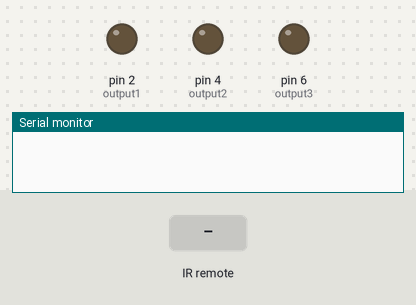
A sketch run on a simulated Arduino Uno, built with avr-gcc and run on an emulated ATmega328P. On the bench: output pins drawn as LEDs (lit = HIGH), the last lines printed to the serial monitor. The inputs (shaded band) are chosen by the test bench.

Above: at 1.2 s.
1.3 s: infrared code 0xFF807F received
At 2.1 s:
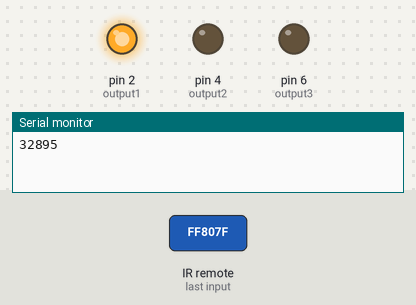
2.8 s: infrared code 0xFFA05F received
At 3.2 s:
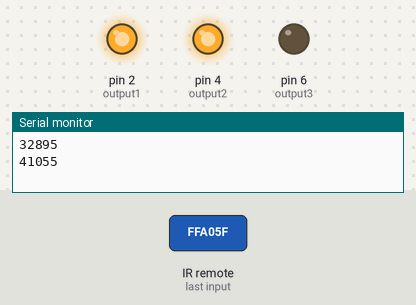
4.3 s: infrared code 0xFF906F received
At 5.5 s:
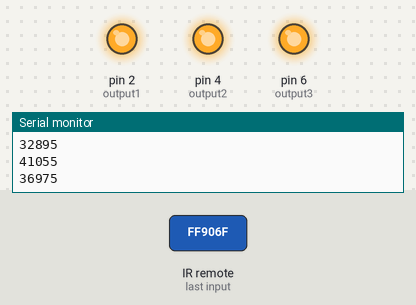
5.8 s: infrared code 0xFF807F received
At 6.7 s:
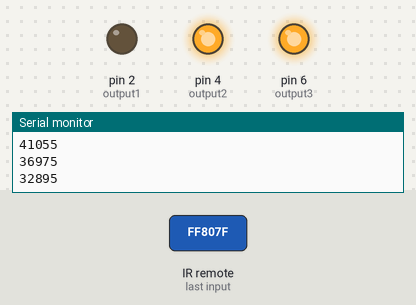
7.3 s: infrared code 0xFFA05F received
At 7.9 s:
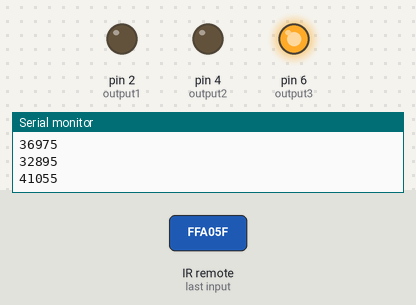
Timing chart, 0 to 9.8 s (numbered marks = the images above; inputs shaded):
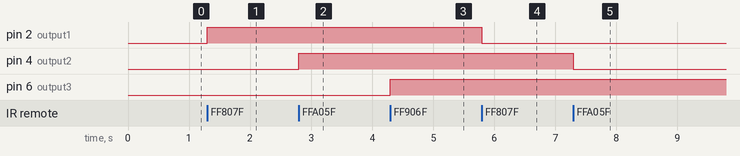

Measured:
- after the input at 1.3 s, pin 2 (output1): LOW → HIGH at once
- after the input at 2.8 s, pin 4 (output2): LOW → HIGH at once
- after the input at 4.3 s, pin 6 (output3): LOW → HIGH at once
- after the input at 5.8 s, pin 2 (output1): HIGH → LOW at once
- after the input at 7.3 s, pin 4 (output2): HIGH → LOW at once

The sketch:

sketch_mar27b.ino
```cpp
#include <IRremote.h>
int RECV_PIN = 11; //
int output1 = 2;
int output2 = 4;
int output3 = 6;
int itsONled[] = {0,0,0,0};
#define code1  0xFF807F //
#define code2  0xFFA05F //
#define code3  0xFF906F //
IRrecv irrecv(RECV_PIN);
decode_results results;
void setup()
{
 Serial.begin(9600);   //
 irrecv.enableIRIn();  //
 pinMode(output1, OUTPUT);
 pinMode(output2, OUTPUT);
 pinMode(output3, OUTPUT);
}
void loop() {
 if (irrecv.decode(&results)) {
   unsigned int value = results.value;
   switch(value) {
      case code1:
        if(itsONled[1] == 1) {        //
           digitalWrite(output1, LOW);   //
           itsONled[1] = 0;           //
        } else {                      //
            digitalWrite(output1, HIGH); //
            itsONled[1] = 1;          //
        }
         break;
      case code2:
        if(itsONled[2] == 1) {
           digitalWrite(output2, LOW);
           itsONled[2] = 0;
        } else {
            digitalWrite(output2, HIGH);
            itsONled[2] = 1;
        }
         break;
      case code3:
        if(itsONled[3] == 1) {
           digitalWrite(output3, LOW);
           itsONled[3] = 0;
        } else {
            digitalWrite(output3, HIGH);
            itsONled[3] = 1;
        }
         break;
   }
   Serial.println(value); // you can comment this line
   irrecv.resume(); // Receive the next value
 }
}
```
